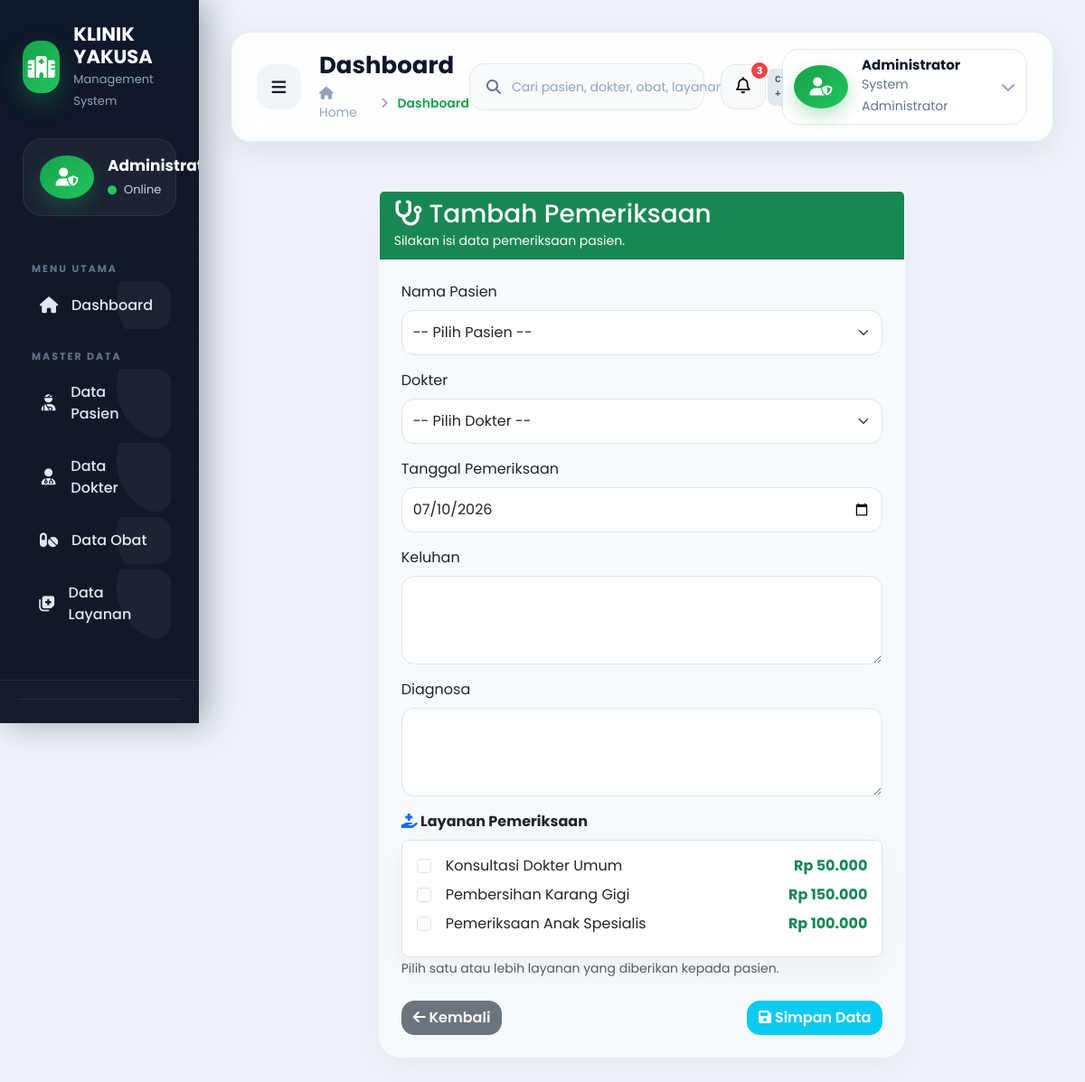
/pemeriksaan/tambah.php, run on the app's committed database.
### tables this page shows
CREATE TABLE IF NOT EXISTS layanan (
    id_layanan INT AUTO_INCREMENT PRIMARY KEY,
    nama_layanan VARCHAR(100) NOT NULL,
    harga INT NOT NULL,
    keterangan TEXT
);

### pemeriksaan/tambah.php (the view, shortened to what this page needs)
<?php
include "../config/koneksi.php";
include "../layout/header.php";
$layanan = mysqli_query($koneksi,"
SELECT *
FROM layanan
ORDER BY nama_layanan ASC
");
?>
<div class="wrapper">
<?php include "../layout/sidebar.php"; ?>
<div class="main">
<?php include "../layout/navbar.php"; ?>
<div class="container-fluid py-4">
<div class="row justify-content-center">
<div class="col-lg-8">
<div class="card card-glass shadow border-0 rounded-4">
<div class="card-header bg-success text-white">
<h3 class="mb-0">
<i class="fas fa-stethoscope"></i>
Tambah Pemeriksaan
</h3>
<small>Silakan isi data pemeriksaan pasien.</small>
</div>
<div class="card-body p-4">
<form action="simpan.php" method="POST">
<div class="mb-3">
<label class="form-label">
Nama Pasien
</label>
<select name="id_pasien" class="form-select" required>
<option value="">-- Pilih Pasien --</option>
</select>
</div>
<div class="mb-3">
<label class="form-label">
Dokter
</label>
<select name="id_dokter" class="form-select" required>
<option value="">-- Pilih Dokter --</option>
</select>
</div>
<div class="mb-3">
<label class="form-label">
Tanggal Pemeriksaan
</label>
<input
type="date"
name="tanggal_periksa"
class="form-control"
value="<?= date('Y-m-d'); ?>"
required>
</div>
<div class="mb-3">
<label class="form-label">
Keluhan
</label>
<textarea
name="keluhan"
class="form-control"
rows="3"
required></textarea>
</div>
<div class="mb-3">
<label class="form-label">
Diagnosa
</label>
<textarea
name="diagnosa"
class="form-control"
rows="3"
required></textarea>
</div>
<div class="mb-4">
<label class="form-label fw-bold">
<i class="fas fa-hand-holding-medical text-primary"></i>
Layanan Pemeriksaan
</label>
<div class="card border rounded-3">
<div class="card-body">
<?php while($l = mysqli_fetch_assoc($layanan)){ ?>
<div class="form-check d-flex justify-content-between align-items-center mb-2">
<div>
<input
class="form-check-input"
type="checkbox"
name="layanan[]"
value="<?= $l['id_layanan']; ?>"
id="layanan<?= $l['id_layanan']; ?>">
<label
class="form-check-label ms-2"
for="layanan<?= $l['id_layanan']; ?>">
<?= htmlspecialchars($l['nama_layanan']); ?>
</label>
</div>
<strong class="text-success">
Rp <?= number_format($l['harga'],0,",","."); ?>
</strong>
</div>
<?php } ?>
</div>
</div>
<small class="text-muted">
Pilih satu atau lebih layanan yang diberikan kepada pasien.
</small>
</div>
<div class="d-flex justify-content-between mt-4">
<a href="index.php" class="btn btn-secondary">
<i class="fas fa-arrow-left"></i>
Kembali
</a>
<button
type="submit"
class="btn btn-info text-white">
<i class="fas fa-save"></i>
Simpan Data
</button>
</div>
</form>
</div>
</div>
</div>
</div>
</div>
</div>
<?php include "../layout/footer.php"; ?>

### assets/css/style.css (style rules this page uses)
* { margin:0; padding:0; box-sizing:border-box; font-family:'Poppins',sans-serif; }
html { scroll-behavior:smooth; }
body { background:#eef3f9; color:#2d3436; overflow-x:hidden; }
a { text-decoration:none; transition:.3s; }
.wrapper { display:flex; width:100%; min-height:100vh; }
.main { flex:1; margin-left:280px; padding:35px; transition:.4s; }
.card { border:none; border-radius:22px; background:white; box-shadow: 0 10px 35px rgba(0,0,0,.05); transition:.35s; }
.btn { border-radius:14px; font-weight:600; transition:.3s; }
.form-control { border-radius:14px; padding:12px; border:1px solid #dbe4ee; }
.form-select { border-radius:14px; padding:12px; }
.card-glass { background: rgba(255, 255, 255, 0.55) !important; backdrop-filter: blur(15px) !important; -webkit-backdrop-filter: blur(15px) !important; border: 1px solid rgba(255, 255, 255, 0.3) !important; border-radius: 24px !important; box-shadow: 0 10px 30px 0 rgba(15, 23, 42, 0.04) !important; }

### assets/css/sidebar.css (style rules this page uses)
:root { --sidebar-bg:#0f172a; --sidebar-bg2:#111827; --primary:#16a34a; --primary-hover:#22c55e; --text:#f8fafc; --muted:#94a3b8; --border:rgba(255,255,255,.08); --hover:rgba(22,163,74,.15); --active:#16a34a; }
.main { margin-left:250px; transition:.35s ease; }

### assets/css/dashboard.css (style rules this page uses)
:root { --primary:#16a34a; --primary-dark:#15803d; --secondary:#0f172a; --success:#22c55e; --danger:#ef4444; --warning:#f59e0b; --info:#0ea5e9; --purple:#7c3aed; --gray:#64748b; --light:#f8fafc; --white:#ffffff; --shadow: 0 15px 35px rgba(0,0,0,.08); }
.container-fluid { animation:fadeDashboard .6s ease; }

### assets/css/responsive.css (style rules this page uses)
@media (max-width:1400px) { .main { margin-left:220px; } }

### data on the page
layanan: nama_layanan "Konsultasi Dokter Umum", harga "50.000"
layanan: nama_layanan "Pembersihan Karang Gigi", harga "150.000"
layanan: nama_layanan "Pemeriksaan Anak Spesialis", harga "100.000"
